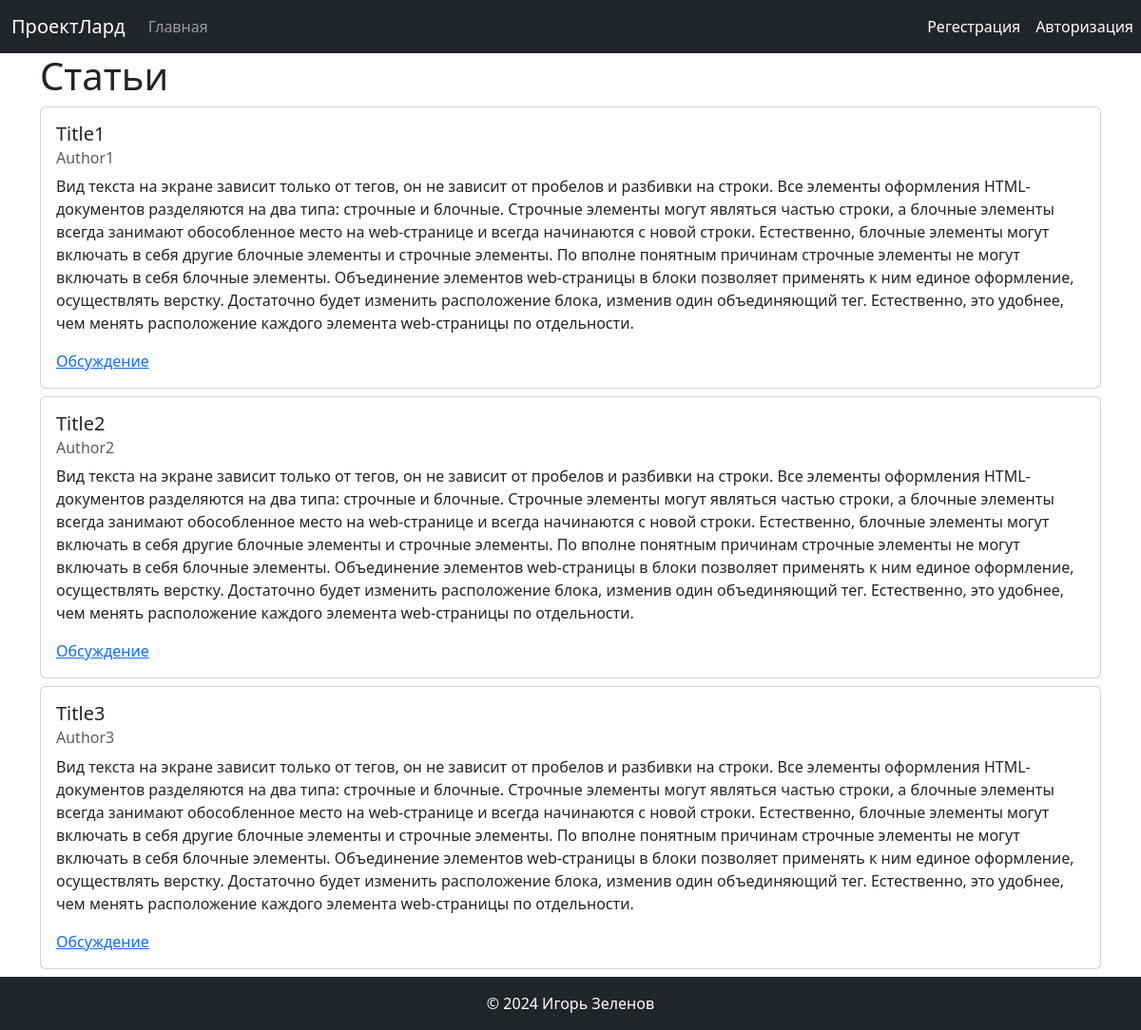
The page / on the database its author committed.
### tables this page shows
CREATE TABLE `article` (
  `id` int NOT NULL,
  `title` varchar(50) NOT NULL,
  `author` varchar(35) NOT NULL,
  `text` text NOT NULL
);

### controllers/index.php (called while the page is built, shortened)
<?php
global $db;
$posts = $db->query("SELECT * FROM article")->fetchAll();
require_once '../views/index.tpl.php';

### public/index.php (called while the page is built, shortened)
<?php
require CLASSES . '/Db.php';
$db_config = require CONFIG. '/db.php';
$db = new Db($db_config);
require CORE .'/router.php';

### config/db.php (called while the page is built)
<?php
return [
    'host' => 'localhost',
    'dbname' => 'blog',
    'username' => 'root',
    'password' => '',
    'charset' => 'utf8',
    'options' =>[
        PDO::ATTR_DEFAULT_FETCH_MODE => PDO::FETCH_ASSOC,
    ],
];

### core/classes/Db.php (called while the page is built, shortened)
<?php
class Db
{
    private $conn;
    public function __construct(array $db_config)
    {
        $dsn = "mysql:host={$db_config['host']};dbname={$db_config['dbname']};charset={$db_config['charset']}";
        try {
            $this->conn = new PDO($dsn, $db_config['username'], $db_config['password'], $db_config['options']);
        } catch (PDOException $e) {
            abort(500);
        }
    }
    public function query($query, $params = [])
    {
        $this->stmt = $this->conn->prepare($query);
        $this->stmt->execute($params);
        return $this->stmt;
    }
}

### views/index.tpl.php (the view)
<?php require_once VIEWS. '/incs/header.php' ?>
    <main class="main">
        <div class="container">
            <h1>Статьи</h1>
            <?php foreach ($posts as $post): ?>
                <div class="card mb-2">
                    <div class="card-body">
                        <h5 class="card-title"><?=  $post['title'] ?></h5>
                        <h6 class="card-subtitle mb-2 text-muted"><?=  $post['author'] ?></h6>
                        <p class="card-text"><?= $post['text'] ?></p>
                        <a href="about?id=<?= $post['id'] ?>" class="card-link">Обсуждение</a>
                    </div>
                </div>
            <?php endforeach; ?>
        </div>
    </main>
<?php require_once VIEWS. '/incs/footer.php' ?>

### assets/main.css (style rules this page uses)
body { min-width: 320px; }
html, body { height: 100%; }
main.main { flex: 1 1 auto; }

### rows shown on the page
article: title "Title1", author "Author1", text "Вид текста на экране зависит только от тегов, он не зависит от пробелов и разбивки на строки. Все элементы оформления HTML-документов разделяются на два типа: строчные и блочные. Строчные элементы могут являться частью строки, а блочные элементы всегда занимают обособленное место на web-странице и всегда начинаются с новой строки. Естественно, блочные элементы могут включать в себя другие блочные элементы и строчные элементы. По вполне понятным причинам строчные элементы не могут включать в себя блочные элементы. Объединение элементов web-страницы в блоки позволяет применять к ним единое оформление, осуществлять верстку. Достаточно будет изменить расположение блока, изменив один…"
article: title "Title2", author "Author2", text "Вид текста на экране зависит только от тегов, он не зависит от пробелов и разбивки на строки. Все элементы оформления HTML-документов разделяются на два типа: строчные и блочные. Строчные элементы могут являться частью строки, а блочные элементы всегда занимают обособленное место на web-странице и всегда начинаются с новой строки. Естественно, блочные элементы могут включать в себя другие блочные элементы и строчные элементы. По вполне понятным причинам строчные элементы не могут включать в себя блочные элементы. Объединение элементов web-страницы в блоки позволяет применять к ним единое оформление, осуществлять верстку. Достаточно будет изменить расположение блока, изменив один…"
article: title "Title3", author "Author3", text "Вид текста на экране зависит только от тегов, он не зависит от пробелов и разбивки на строки. Все элементы оформления HTML-документов разделяются на два типа: строчные и блочные. Строчные элементы могут являться частью строки, а блочные элементы всегда занимают обособленное место на web-странице и всегда начинаются с новой строки. Естественно, блочные элементы могут включать в себя другие блочные элементы и строчные элементы. По вполне понятным причинам строчные элементы не могут включать в себя блочные элементы. Объединение элементов web-страницы в блоки позволяет применять к ним единое оформление, осуществлять верстку. Достаточно будет изменить расположение блока, изменив один…"
